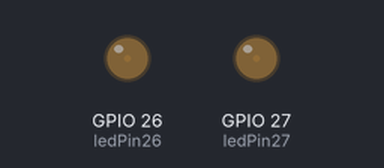
Recording of a sketch running on a simulated ESP32. Parts: output pins drawn as LEDs (lit = HIGH).

Above: at 0.05 s.
At 2.9 s:
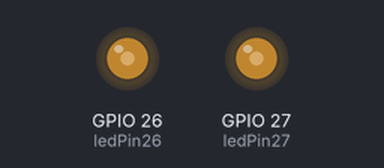
At 5.8 s:
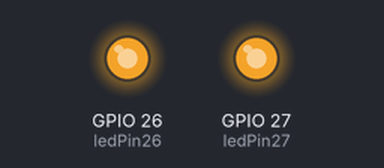
At 11.55 s:
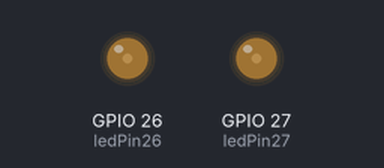
Timing chart, 0 to 16.6 s (numbered marks = the images above):
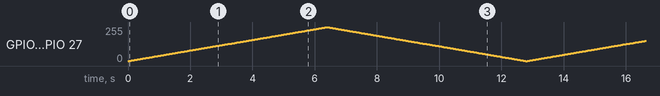

The sketch:

pwm_control.ino
```cpp
const int ledPin26 = 26;
const int ledPin27 = 27;

const int freq = 5000;
const int resolution = 8;
const int ledChannel = 0;

void setup() {
  // put your setup code here, to run once:

  ledcSetup(ledChannel,freq,resolution);

  ledcAttachPin(ledPin26,ledChannel);
  ledcAttachPin(ledPin27,ledChannel);

}

void loop() {
  // put your main code here, to run repeatedly:
  for(int dutyCycle = 0; dutyCycle <= 255; dutyCycle++){
    ledcWrite(ledChannel, dutyCycle);
    delay(25);
  }
  for(int dutyCycle = 255; dutyCycle >= 0; dutyCycle--){
    ledcWrite(ledChannel, dutyCycle);
    delay(25);
  }

}
```
